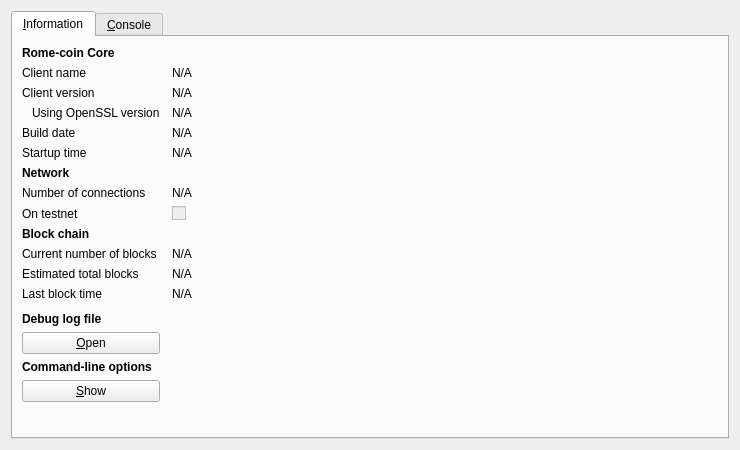
<?xml version="1.0" encoding="UTF-8"?>
<ui version="4.0">
 <class>RPCConsole</class>
 <widget class="QDialog" name="RPCConsole">
  <property name="geometry">
   <rect>
    <x>0</x>
    <y>0</y>
    <width>740</width>
    <height>450</height>
   </rect>
  </property>
  <property name="windowTitle">
   <string>Rome-coin - Debug window</string>
  </property>
  <layout class="QVBoxLayout" name="verticalLayout_2">
   <item>
    <widget class="QTabWidget" name="tabWidget">
     <property name="currentIndex">
      <number>0</number>
     </property>
     <widget class="QWidget" name="tab_info">
      <attribute name="title">
       <string>&amp;Information</string>
      </attribute>
      <layout class="QGridLayout" name="gridLayout" columnstretch="0,1">
       <property name="horizontalSpacing">
        <number>12</number>
       </property>
       <item row="0" column="0">
        <widget class="QLabel" name="label_9">
         <property name="font">
          <font>
           <weight>75</weight>
           <bold>true</bold>
          </font>
         </property>
         <property name="text">
          <string>Rome-coin Core</string>
         </property>
        </widget>
       </item>
       <item row="1" column="0">
        <widget class="QLabel" name="label_5">
         <property name="text">
          <string>Client name</string>
         </property>
        </widget>
       </item>
       <item row="1" column="1">
        <widget class="QLabel" name="clientName">
         <property name="cursor">
          <cursorShape>IBeamCursor</cursorShape>
         </property>
         <property name="text">
          <string>N/A</string>
         </property>
         <property name="textFormat">
          <enum>Qt::PlainText</enum>
         </property>
         <property name="textInteractionFlags">
          <set>Qt::LinksAccessibleByMouse|Qt::TextSelectableByKeyboard|Qt::TextSelectableByMouse</set>
         </property>
        </widget>
       </item>
       <item row="2" column="0">
        <widget class="QLabel" name="label_6">
         <property name="text">
          <string>Client version</string>
         </property>
        </widget>
       </item>
       <item row="2" column="1">
        <widget class="QLabel" name="clientVersion">
         <property name="cursor">
          <cursorShape>IBeamCursor</cursorShape>
         </property>
         <property name="text">
          <string>N/A</string>
         </property>
         <property name="textFormat">
          <enum>Qt::PlainText</enum>
         </property>
         <property name="textInteractionFlags">
          <set>Qt::LinksAccessibleByMouse|Qt::TextSelectableByKeyboard|Qt::TextSelectableByMouse</set>
         </property>
        </widget>
       </item>
       <item row="3" column="0">
        <widget class="QLabel" name="label_14">
         <property name="text">
          <string>Using OpenSSL version</string>
         </property>
         <property name="indent">
          <number>10</number>
         </property>
        </widget>
       </item>
       <item row="3" column="1">
        <widget class="QLabel" name="openSSLVersion">
         <property name="cursor">
          <cursorShape>IBeamCursor</cursorShape>
         </property>
         <property name="text">
          <string>N/A</string>
         </property>
         <property name="textFormat">
          <enum>Qt::PlainText</enum>
         </property>
         <property name="textInteractionFlags">
          <set>Qt::LinksAccessibleByMouse|Qt::TextSelectableByKeyboard|Qt::TextSelectableByMouse</set>
         </property>
        </widget>
       </item>
       <item row="4" column="0">
        <widget class="QLabel" name="label_12">
         <property name="text">
          <string>Build date</string>
         </property>
        </widget>
       </item>
       <item row="4" column="1">
        <widget class="QLabel" name="buildDate">
         <property name="cursor">
          <cursorShape>IBeamCursor</cursorShape>
         </property>
         <property name="text">
          <string>N/A</string>
         </property>
         <property name="textFormat">
          <enum>Qt::PlainText</enum>
         </property>
         <property name="textInteractionFlags">
          <set>Qt::LinksAccessibleByMouse|Qt::TextSelectableByKeyboard|Qt::TextSelectableByMouse</set>
         </property>
        </widget>
       </item>
       <item row="5" column="0">
        <widget class="QLabel" name="label_13">
         <property name="text">
          <string>Startup time</string>
         </property>
        </widget>
       </item>
       <item row="5" column="1">
        <widget class="QLabel" name="startupTime">
         <property name="cursor">
          <cursorShape>IBeamCursor</cursorShape>
         </property>
         <property name="locale">
          <locale language="English" country="UnitedStates"/>
         </property>
         <property name="text">
          <string>N/A</string>
         </property>
         <property name="textFormat">
          <enum>Qt::PlainText</enum>
         </property>
         <property name="textInteractionFlags">
          <set>Qt::LinksAccessibleByMouse|Qt::TextSelectableByKeyboard|Qt::TextSelectableByMouse</set>
         </property>
        </widget>
       </item>
       <item row="6" column="0">
        <widget class="QLabel" name="label_11">
         <property name="font">
          <font>
           <weight>75</weight>
           <bold>true</bold>
          </font>
         </property>
         <property name="text">
          <string>Network</string>
         </property>
        </widget>
       </item>
       <item row="7" column="0">
        <widget class="QLabel" name="label_7">
         <property name="text">
          <string>Number of connections</string>
         </property>
        </widget>
       </item>
       <item row="7" column="1">
        <widget class="QLabel" name="numberOfConnections">
         <property name="cursor">
          <cursorShape>IBeamCursor</cursorShape>
         </property>
         <property name="text">
          <string>N/A</string>
         </property>
         <property name="textFormat">
          <enum>Qt::PlainText</enum>
         </property>
         <property name="textInteractionFlags">
          <set>Qt::LinksAccessibleByMouse|Qt::TextSelectableByKeyboard|Qt::TextSelectableByMouse</set>
         </property>
        </widget>
       </item>
       <item row="8" column="0">
        <widget class="QLabel" name="label_8">
         <property name="text">
          <string>On testnet</string>
         </property>
        </widget>
       </item>
       <item row="8" column="1">
        <widget class="QCheckBox" name="isTestNet">
         <property name="enabled">
          <bool>false</bool>
         </property>
         <property name="text">
          <string/>
         </property>
        </widget>
       </item>
       <item row="9" column="0">
        <widget class="QLabel" name="label_10">
         <property name="font">
          <font>
           <weight>75</weight>
           <bold>true</bold>
          </font>
         </property>
         <property name="text">
          <string>Block chain</string>
         </property>
        </widget>
       </item>
       <item row="10" column="0">
        <widget class="QLabel" name="label_3">
         <property name="text">
          <string>Current number of blocks</string>
         </property>
        </widget>
       </item>
       <item row="10" column="1">
        <widget class="QLabel" name="numberOfBlocks">
         <property name="cursor">
          <cursorShape>IBeamCursor</cursorShape>
         </property>
         <property name="text">
          <string>N/A</string>
         </property>
         <property name="textFormat">
          <enum>Qt::PlainText</enum>
         </property>
         <property name="textInteractionFlags">
          <set>Qt::LinksAccessibleByMouse|Qt::TextSelectableByKeyboard|Qt::TextSelectableByMouse</set>
         </property>
        </widget>
       </item>
       <item row="11" column="0">
        <widget class="QLabel" name="label_4">
         <property name="text">
          <string>Estimated total blocks</string>
         </property>
        </widget>
       </item>
       <item row="11" column="1">
        <widget class="QLabel" name="totalBlocks">
         <property name="cursor">
          <cursorShape>IBeamCursor</cursorShape>
         </property>
         <property name="text">
          <string>N/A</string>
         </property>
         <property name="textFormat">
          <enum>Qt::PlainText</enum>
         </property>
         <property name="textInteractionFlags">
          <set>Qt::LinksAccessibleByMouse|Qt::TextSelectableByKeyboard|Qt::TextSelectableByMouse</set>
         </property>
        </widget>
       </item>
       <item row="12" column="0">
        <widget class="QLabel" name="label_2">
         <property name="text">
          <string>Last block time</string>
         </property>
        </widget>
       </item>
       <item row="12" column="1">
        <widget class="QLabel" name="lastBlockTime">
         <property name="cursor">
          <cursorShape>IBeamCursor</cursorShape>
         </property>
         <property name="locale">
          <locale language="English" country="UnitedStates"/>
         </property>
         <property name="text">
          <string>N/A</string>
         </property>
         <property name="textFormat">
          <enum>Qt::PlainText</enum>
         </property>
         <property name="textInteractionFlags">
          <set>Qt::LinksAccessibleByMouse|Qt::TextSelectableByKeyboard|Qt::TextSelectableByMouse</set>
         </property>
        </widget>
       </item>
       <item row="13" column="0">
        <spacer name="verticalSpacer_2">
         <property name="orientation">
          <enum>Qt::Vertical</enum>
         </property>
         <property name="sizeHint" stdset="0">
          <size>
           <width>20</width>
           <height>20</height>
          </size>
         </property>
        </spacer>
       </item>
       <item row="14" column="0">
        <widget class="QLabel" name="labelDebugLogfile">
         <property name="font">
          <font>
           <weight>75</weight>
           <bold>true</bold>
          </font>
         </property>
         <property name="text">
          <string>Debug log file</string>
         </property>
        </widget>
       </item>
       <item row="15" column="0">
        <widget class="QPushButton" name="openDebugLogfileButton">
         <property name="toolTip">
          <string>Open the Rome-coin debug log file from the current data directory. This can take a few seconds for large log files.</string>
         </property>
         <property name="text">
          <string>&amp;Open</string>
         </property>
         <property name="autoDefault">
          <bool>false</bool>
         </property>
        </widget>
       </item>
       <item row="16" column="0">
        <widget class="QLabel" name="labelCLOptions">
         <property name="font">
          <font>
           <weight>75</weight>
           <bold>true</bold>
          </font>
         </property>
         <property name="text">
          <string>Command-line options</string>
         </property>
        </widget>
       </item>
       <item row="17" column="0">
        <widget class="QPushButton" name="showCLOptionsButton">
         <property name="toolTip">
          <string>Show the Rome-coin-Qt help message to get a list with possible Rome-coin command-line options.</string>
         </property>
         <property name="text">
          <string>&amp;Show</string>
         </property>
         <property name="autoDefault">
          <bool>false</bool>
         </property>
        </widget>
       </item>
       <item row="18" column="0">
        <spacer name="verticalSpacer">
         <property name="orientation">
          <enum>Qt::Vertical</enum>
         </property>
         <property name="sizeHint" stdset="0">
          <size>
           <width>20</width>
           <height>40</height>
          </size>
         </property>
        </spacer>
       </item>
      </layout>
     </widget>
     <widget class="QWidget" name="tab_console">
      <attribute name="title">
       <string>&amp;Console</string>
      </attribute>
      <layout class="QVBoxLayout" name="verticalLayout_3">
       <property name="spacing">
        <number>3</number>
       </property>
       <item>
        <widget class="QTextEdit" name="messagesWidget">
         <property name="minimumSize">
          <size>
           <width>0</width>
           <height>100</height>
          </size>
         </property>
         <property name="readOnly">
          <bool>true</bool>
         </property>
         <property name="tabKeyNavigation" stdset="0">
          <bool>false</bool>
         </property>
         <property name="columnCount" stdset="0">
          <number>2</number>
         </property>
        </widget>
       </item>
       <item>
        <layout class="QHBoxLayout" name="horizontalLayout">
         <property name="spacing">
          <number>3</number>
         </property>
         <item>
          <widget class="QLabel" name="label">
           <property name="text">
            <string notr="true">&gt;</string>
           </property>
          </widget>
         </item>
         <item>
          <widget class="QLineEdit" name="lineEdit"/>
         </item>
         <item>
          <widget class="QPushButton" name="clearButton">
           <property name="maximumSize">
            <size>
             <width>24</width>
             <height>24</height>
            </size>
           </property>
           <property name="toolTip">
            <string>Clear console</string>
           </property>
           <property name="text">
            <string/>
           </property>
           <property name="icon">
            <iconset resource="../bitcoin.qrc">
             <normaloff>:/icons/remove</normaloff>:/icons/remove</iconset>
           </property>
           <property name="shortcut">
            <string notr="true">Ctrl+L</string>
           </property>
           <property name="autoDefault">
            <bool>false</bool>
           </property>
          </widget>
         </item>
        </layout>
       </item>
      </layout>
     </widget>
    </widget>
   </item>
  </layout>
 </widget>
 <resources>
  <include location="../bitcoin.qrc"/>
 </resources>
 <connections/>
</ui>
